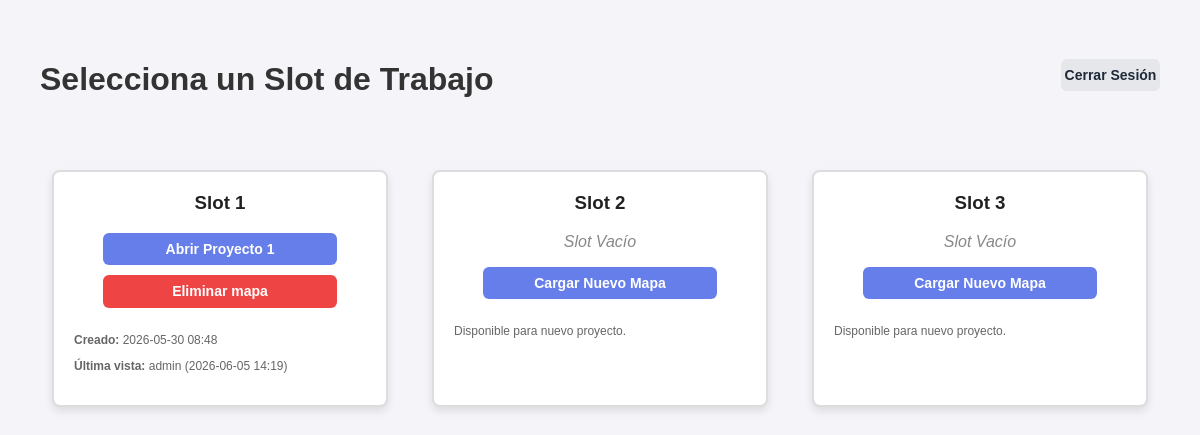
The app's page /dashboard (signed in) with its own data.
### tables this page shows
CREATE TABLE slots
                         (id INTEGER PRIMARY KEY, nombre_real TEXT, slug TEXT, kml_data TEXT, 
                          creado_en TEXT, visto_por TEXT, visto_en TEXT);

### rutas/dashboard.py (the view, shortened to what this page needs)
@dashboard_bp.route('/dashboard')
def index():
    if not session.get('logeado'):
        return redirect(url_for('login.index'))
    slots = db.obtener_todos_los_slots()
    usuarios = db.obtener_todos_los_usuarios() if session.get('rol') == 'admin' else []
    reportes_programados = []
    kml_saved = request.args.get('kml_saved')
    return render_template('dashboard.html', slots=slots, usuarios=usuarios, reportes_programados=reportes_programados, rol_actual=session.get('rol'), kml_saved=kml_saved)

### database.py (called while the page is built)
    def _get_connection(self):
        conn = sqlite3.connect(self.db_path)
        conn.row_factory = sqlite3.Row
        return conn

    def obtener_todos_los_slots(self):
        with self._get_connection() as conn:
            c = conn.cursor()
            c.execute('SELECT id, nombre_real, slug, kml_data, creado_en, visto_por, visto_en FROM slots')
            return c.fetchall()

### templates/dashboard.html (shortened to what this page needs)
<!doctype html>
<html lang="es">
<head>
    <link rel="stylesheet" href="{{ url_for('static', filename='css/common.css') }}">
    <link rel="stylesheet" href="{{ url_for('static', filename='css/dashboard.css') }}">
</head>
<body data-kml-saved="{{ kml_saved or '' }}">
    <div class="dashboard-header-row">
        <h1>Selecciona un Slot de Trabajo</h1>
        <div class="page-actions">
            <a href="/logout" class="btn btn-secondary btn-auto logout-btn">Cerrar Sesión</a>
        </div>
    </div>
    <div class="slots-container">
        {% for slot in slots %}
        <div class="slot">
            <h3>Slot {{ slot[0] }}</h3>
            {% if slot[3] %}
            <a href="/adhesa/{{ slot[2] }}" class="btn">Abrir {{ slot[1] }}</a>
            <button onclick="abrirModal('{{ slot[0] }}')" class="btn btn-delete">Eliminar mapa</button>
            <div class="metadata">
                <p><strong>Creado:</strong> {{ slot[4] }}</p>
                <p><strong>Última vista:</strong> {{ slot[5] }} ({{ slot[6] }})</p>
            </div>
            {% else %}
            <p class="slot-empty">Slot Vacío</p>
            <form action="/cargar_kml/{{ slot[0] }}" method="POST" enctype="multipart/form-data">
                <label for="upload-{{ slot[0] }}" class="btn btn-empty">Cargar Nuevo Mapa</label>
            </form>
            <div class="metadata">
                <p>Disponible para nuevo proyecto.</p>
            </div>
            {% endif %}
        </div>
        {% endfor %}
    </div>
</body>
</html>

### static/css/common.css (style rules this page uses)
:root { --color-primary: #667eea; --color-primary-dark: #5568d3; --color-secondary: #e5e7eb; --color-secondary-dark: #d1d5db; --color-success: #10b981; --color-success-dark: #059669; --color-info: #3b82f6; --color-warning: #f59e0b; --color-danger: #ef4444; --color-text: #1f2937; --color-muted: #6b7280; --color-surface: #ffffff; --color-border: #e5e7eb; }
* { box-sizing: border-box; }
body { margin: 0; font-family: 'Segoe UI', Tahoma, Geneva, Verdana, sans-serif; color: var(--color-text); background: #f9fafb; }
a { color: inherit; }
.btn { padding: 8px 16px; border: none; border-radius: 6px; font-size: 14px; font-weight: 600; cursor: pointer; display: inline-flex; align-items: center; justify-content: center; gap: 6px; transition: background-color 0.2s, color 0.2s, border-color 0.2s, transform 0.2s; text-decoration: none; line-height: 1.2; background: var(--color-primary); color: white; }
.btn-secondary { background: var(--color-secondary); color: var(--color-text); }
.btn-danger, .btn-delete { background: var(--color-danger); color: white; }
.btn-auto { width: auto; margin: 0; }

### static/css/dashboard.css (style rules this page uses)
body { font-family: sans-serif; background-color: #f4f4f9; padding: 40px; color: #222; }
h1 { text-align: center; color: #333; }
.dashboard-header-row { display: flex; align-items: center; justify-content: space-between; gap: 16px; margin-bottom: 20px; }
.page-actions { margin: 0; display: flex; justify-content: flex-end; }
.logout-btn { width: 12%; white-space: nowrap; }
.slots-container { display: flex; justify-content: space-around; gap: 20px; margin-top: 50px; flex-wrap: wrap; }
.slot { background: white; padding: 20px; border-radius: 8px; box-shadow: 0 4px 8px rgba(0, 0, 0, 0.1); width: 30%; min-width: 280px; text-align: center; border: 2px solid #ddd; }
.slot h3 { margin-top: 0; }
.slot-empty { color: #888; font-style: italic; }
.btn { width: 80%; margin-bottom: 10px; display: inline-flex; box-sizing: border-box; }
.metadata { font-size: 12px; color: #666; margin-top: 15px; text-align: left; }

### records on screen
slots: id "1", nombre_real "Proyecto 1", creado_en "2026-05-30 08:48", visto_por "admin", visto_en "2026-06-05 14:19"
slots: id "2"
slots: id "3"
